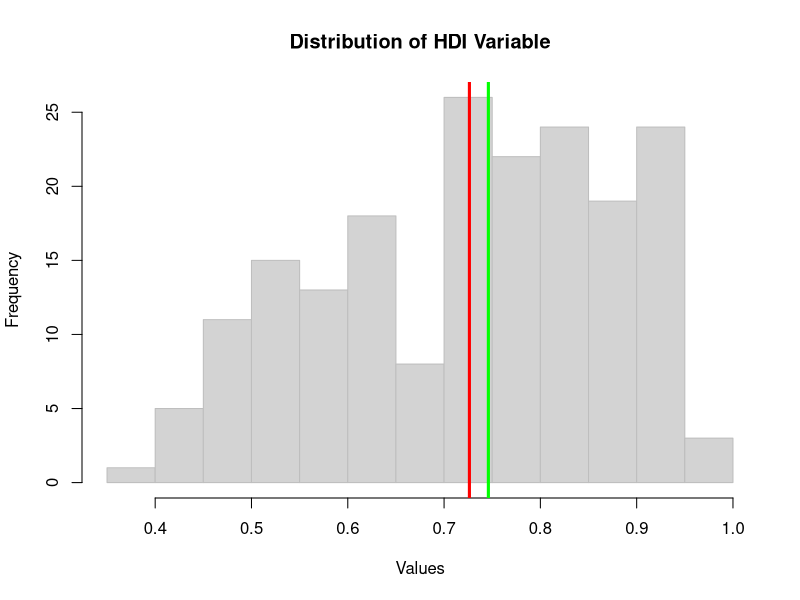
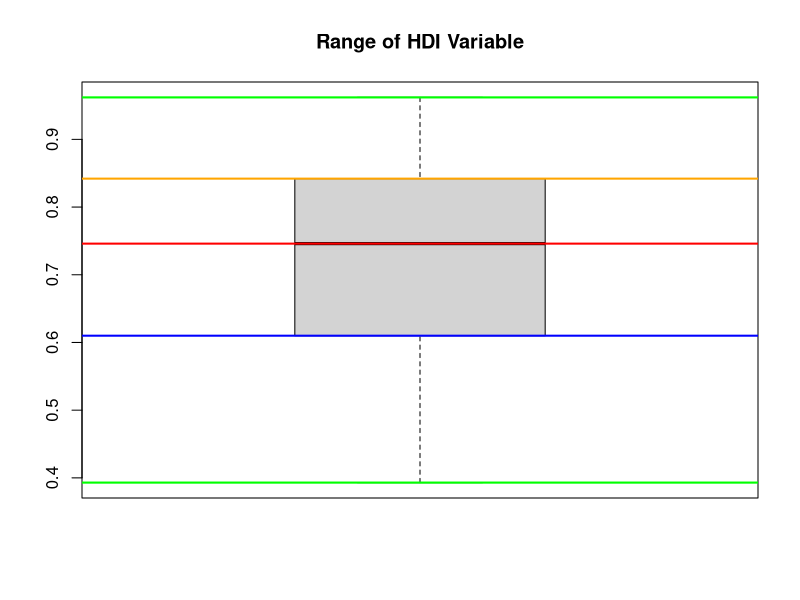
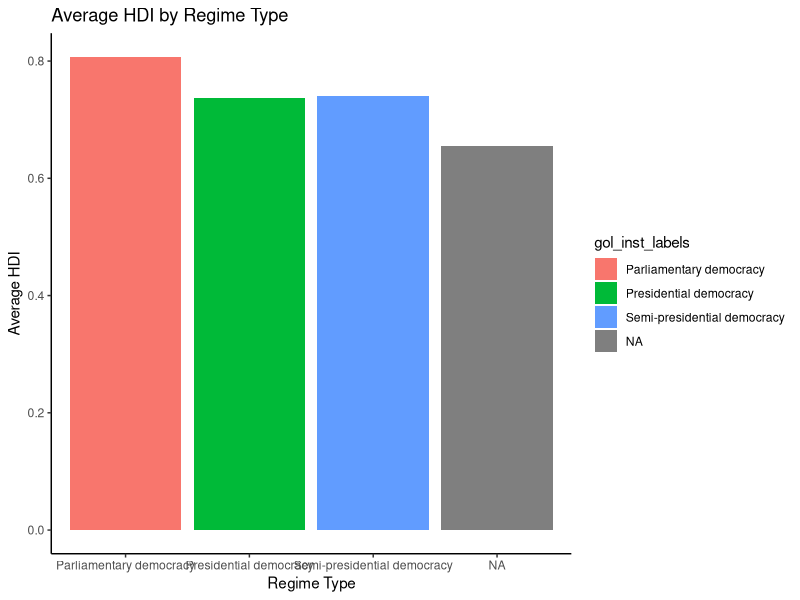

The R script that drew these images, in order:
# 0 Set up####

# Packages we'll use (remember to install them if needed first...)
library("tidyverse") #well, ... everything. (today 4 some data wrangling functions)
library("e1071") #to use its skewness() function
library("skimr") #to use its skim() function 

# Working environment
setwd(file.path(Sys.getenv("USERPROFILE"),"Box/0 Teaching/Intro to R/2023_Rice_POLI102/materials/"))

# 1 ####

## (a) ####

data <- read.csv("qog_std_cs_jan23.csv") #this is a big one, it can take a few seconds

# Variables we'll use
data <- select(data, #select() selects only variables indicated below and disregards the rest 
               cname, # Country Name
               undp_hdi, # Human Development Index
               gol_inst, # Country's regime type
) 

## (b) ####
glimpse(data)
skim(data)

# 2 ####

## (a) ####
mean(data$undp_hdi, na.rm = T)
median(data$undp_hdi, na.rm = T)

# Create the function:
mode <- function(x, na.rm = FALSE) { # assign to object 'mode' a function that will do the below to object x (any) specified within (), and have na.rm = F as default
  if(na.rm){ #if removing NA
    x = x[!is.na(x)] #access the vector of non-NA values
  }
  
  ux <- unique(x) #get the unique values
  return(ux[which.max(tabulate(match(x, ux)))]) #and tell me which is more frequent
}

mode(data$undp_hdi, na.rm = T) 

## (b) ####
sd(data$undp_hdi, na.rm = T)
IQR(data$undp_hdi, na.rm = T)
skewness(data$undp_hdi, na.rm = T)

# 3 ####

## (a) ####

hist(data$undp_hdi, # variable we want to plot
     main = "Distribution of HDI Variable", #title
     xlab = "Values", # Lab of x axis
     border = "gray") #changing bar border aesthetics 

# Let's add a line indicating the distribution mean
abline(v = mean(data$undp_hdi, na.rm = T), # abline() will add a line in the v= value you indicate, in this case the mean
       col = "red", #line color
       lwd = 3, lty = 1)
# Median
abline(v = median(data$undp_hdi, na.rm = T), # abline() will add a line in the v= value you indicate, in this case the mean
       col = "green", #line color
       lwd = 3, lty = 1) 

## (b) ####

boxplot(data$undp_hdi, na.rm = T, 
        main = "Range of HDI Variable")
# Adding median
abline(h = median(data$undp_hdi, na.rm = T), # h for horizontal line (v before for vertical) 
       col = "red", #line color
       lwd = 2, lty = 1) 
# Adding max and min
abline(h = min(data$undp_hdi, na.rm = T),
       col = "green",
       lwd = 2, lty = 1)
abline(h = max(data$undp_hdi, na.rm = T),
       col = "green",
       lwd = 2, lty = 1)
# Adding Q1 and Q2
# Q1 = 25%
abline(h = quantile(data$undp_hdi, na.rm = T)[2],
       col = "blue",
       lwd = 2, lty = 1)
# Q3 = 75%
abline(h = quantile(data$undp_hdi, na.rm = T)[4],
       col = "orange",
       lwd = 2, lty = 1)

## (c) ####
table(data$gol_inst)
data$gol_inst_labels <- recode(data$gol_inst,
                                  "0" = "Parliamentary democracy",
                                  "1" = "Semi-presidential democracy",
                                  "2" = "Presidential democracy")

data %>% 
  group_by(gol_inst_labels) %>%
  summarise(Mean = mean(undp_hdi, na.rm = T),) %>%
  ggplot(aes(x = gol_inst_labels, y = Mean, fill = gol_inst_labels)) +
  geom_bar(stat = "identity") +
  theme_classic() +
  labs(
    x = "Regime Type",
    y = "Average HDI",
    title = paste(
      "Average HDI by Regime Type"
    )
  )

